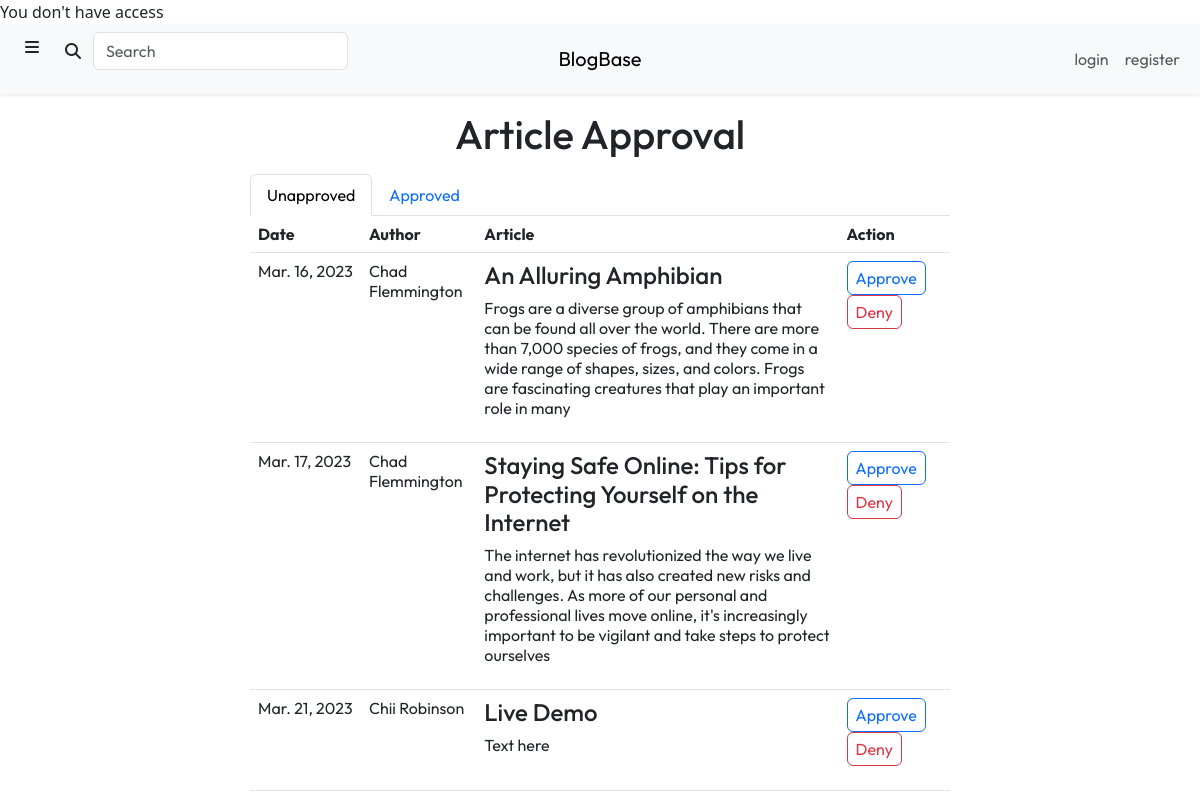
/content/design.php, run on the app's committed database.
### tables this page shows
CREATE TABLE `Articles` (
  `article_id` int(11) NOT NULL,
  `author_id` int(11) NOT NULL,
  `title` varchar(225) NOT NULL,
  `description` tinytext DEFAULT NULL,
  `lead_image` varchar(255) DEFAULT NULL,
  `content` longblob DEFAULT NULL,
  `submitted` tinyint(1) NOT NULL DEFAULT 0,
  `submit_date` date NOT NULL DEFAULT current_timestamp(),
  `approved` tinyint(1) NOT NULL DEFAULT 0,
  `click_number` int(11) NOT NULL DEFAULT 0
);

CREATE TABLE `Users` (
  `user_id` int(11) NOT NULL,
  `username` varchar(50) NOT NULL,
  `first_name` varchar(50) NOT NULL,
  `last_name` varchar(50) NOT NULL,
  `email` varchar(50) NOT NULL,
  `password` varchar(255) NOT NULL,
  `approved` tinyint(1) NOT NULL DEFAULT 0,
  `reader` tinyint(1) NOT NULL DEFAULT 1,
  `writer` tinyint(1) NOT NULL DEFAULT 0,
  `designer` tinyint(1) NOT NULL DEFAULT 0,
  `advertiser` tinyint(1) NOT NULL DEFAULT 0,
  `admin` tinyint(1) NOT NULL DEFAULT 0
);

### content/design.php (the view, shortened to what this page needs)
<?php
require_once "../include/connect.inc.php";
?>
<!DOCTYPE html>
<html lang="en">
    <head>
        <link rel="stylesheet" href="https://cdn.jsdelivr.net/npm/bootstrap@5.3.0-alpha1/dist/css/bootstrap.min.css">
        <link rel="stylesheet" href="https://cdnjs.cloudflare.com/ajax/libs/font-awesome/6.2.1/css/all.min.css">
        <link rel="stylesheet" href="./css/styles.css">
    </head>
    <body>
        <div class="header">
            <?php include "./views/header.php" ?>
        </div>
        <div class="mt-3 text-center">
            <h1>Article Approval</h1>
        </div>
        <div class="col-10 col-lg-7 mt-3 mx-auto">
            <ul class="nav nav-tabs" id="article-approval-tabs" role="tablist">
                <li class="nav-item" role="presentation">
                    <button class="nav-link active" id="unapproved-tab" data-bs-toggle="tab" data-bs-target="#unapproved-tab-pane" type="button" role="tab" aria-controls="unapproved-tab-pane" aria-selected="true">Unapproved</button>
                </li>
                <li class="nav-item" role="presentation">
                    <button class="nav-link" id="approved-tab" data-bs-toggle="tab" data-bs-target="#approved-tab-pane" type="button" role="tab" aria-controls="approved-tab-pane" aria-selected="true">Approved</button>
                </li>
            </ul>
            <div class="tab-content" id="article-approval-content">
                <div class="tab-pane fade show active" id="unapproved-tab-pane" role="tabpanel" aria-labelledby="unapproved-tab" tabindex="0">
                    <?php
                    $unapproved_query = "SELECT first_name, last_name, article_id, title, description, UNIX_TIMESTAMP(submit_date) as submit_date
                                         FROM Articles, Users
                                         WHERE Articles.approved = 0 AND author_id = user_id";
                    $unapproved_result = mysqli_query($con, $unapproved_query);
                    $unapproved_articles = $unapproved_result->fetch_all(MYSQLI_BOTH);
                    ?>
                    <table class="table text-start">
                        <thead>
                            <th scope="col">Date</th>
                            <th scope="col">Author</th>
                            <th scope="col">Article</th>
                            <th scope="col">Action</th>
                        </thead>
                        <tbody>
                            <?php for ($i = 0; $i < $unapproved_result->num_rows; $i++) { ?>
                                <tr>
                                    <td class="text-nowrap">
                                        <?php echo date("M. d, Y", $unapproved_articles[$i]['submit_date']) ?>
                                    </td>
                                    <td>
                                        <?php echo $unapproved_articles[$i]['first_name'] . " " . $unapproved_articles[$i]['last_name'] ?>
                                    </td>
                                    <td>
                                        <h4>
                                            <a class="text-reset text-decoration-none" href="./article.php?id=<?php echo $unapproved_articles[$i]['article_id'] ?>">
                                                <?php echo $unapproved_articles[$i]['title'] ?>
                                            </a>
                                        </h4>
                                        <?php echo $unapproved_articles[$i]['description'] ?>
                                    </td>
                                    <td>
                                        <ul class="list-inline">
                                            <li class="list-inline-item align-middle">
                                                <a class="btn btn-outline-primary px-2 py-1" type="button" href="../include/article_approval.inc.php?approve_id=<?php echo $unapproved_articles[$i]['article_id']; ?>&return_page=design.php">Approve</a>
                                            </li>
                                            <li class="list-inline-item align-middle">
                                                <a class="btn btn-outline-danger px-2 py-1" type="button" href="../include/article_approval.inc.php?deny_id=<?php echo $unapproved_articles[$i]['article_id']; ?>&return_page=design.php">Deny</a>
                                            </li>
                                        </ul>
                                    </td>
                                </tr>
                            <?php } ?>
                        </tbody>
                    </table>
                </div>
            </div>
        </div>
    </body>
</html>

### content/css/styles.css (style rules this page uses)
* { font-family: 'Outfit', sans-serif; }

### data on the page
articles: submit_date "Mar. 16, 2023", author.first_name "Chad", author.last_name "Flemmington", title "An Alluring Amphibian", description "Frogs are a diverse group of amphibians that can be found all over the world. There are more than 7,000 species of frogs, and they come in a wide range of shapes, sizes, and colors. Frogs are fascinating creatures that play an important role in many"
articles: submit_date "Mar. 17, 2023", author.first_name "Chad", author.last_name "Flemmington", title "Staying Safe Online: Tips for Protecting Yourself on the Internet", description "The internet has revolutionized the way we live and work, but it has also created new risks and challenges. As more of our personal and professional lives move online, it's increasingly important to be vigilant and take steps to protect ourselves"
articles: submit_date "Mar. 21, 2023", author.first_name "Chii", author.last_name "Robinson", title "Live Demo", description "Text here"
